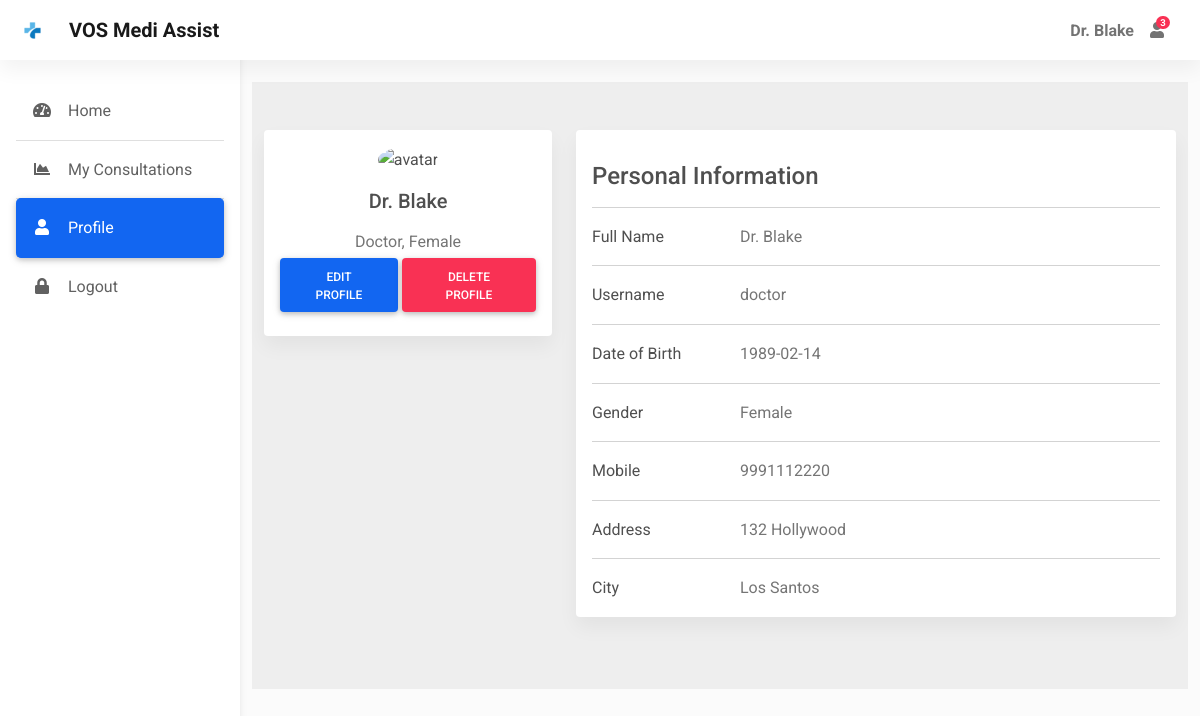
/profile (signed in), run on an earlier commit of the app's database.
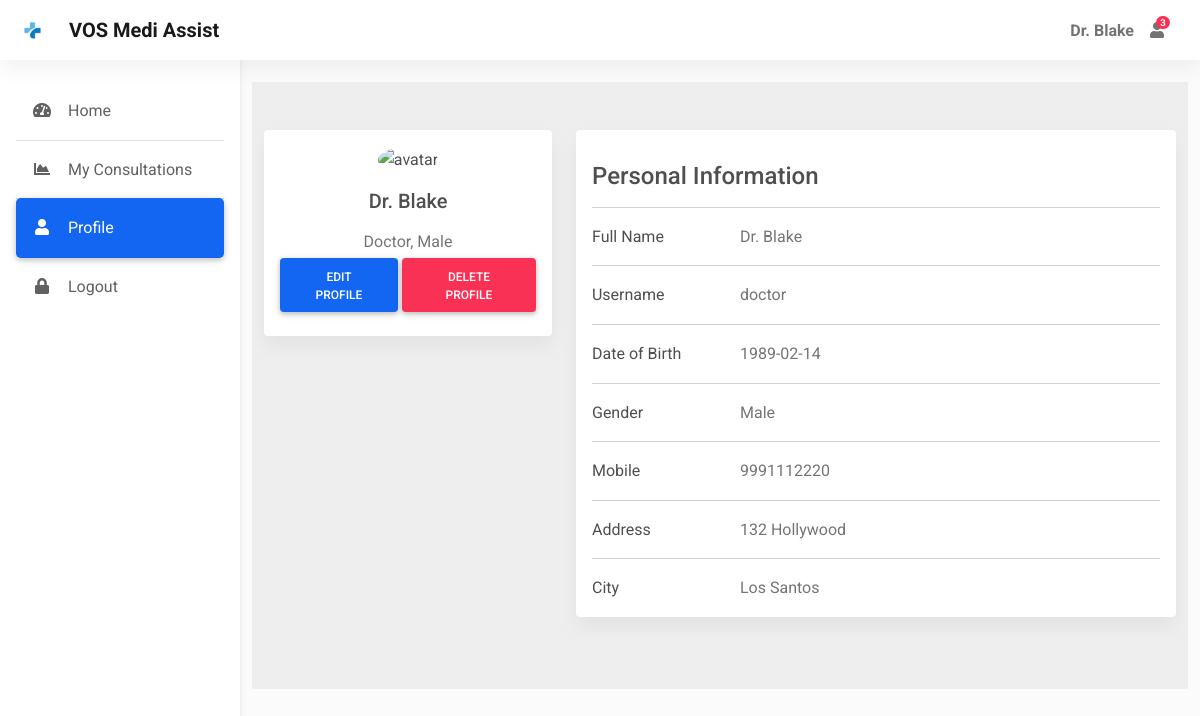
And on a later commit of the database.
### app.py (models this page shows)
class User(db.Model, UserMixin):
    id = db.Column(db.Integer, primary_key=True)
    username = db.Column(db.String(50), nullable=False, unique=True)
    password = db.Column(db.String(50), nullable=False)
    name = db.Column(db.String(50), nullable=False)
    address = db.Column(db.String(80))
    city = db.Column(db.String(30))
    dob = db.Column(db.Date, nullable=False)
    gender = db.Column(db.String(10), nullable=False)
    is_doctor = db.Column(db.Boolean, default=False, nullable=False)
    mobile = db.Column(db.Integer)

### app.py (the view)
@app.route("/profile", methods=['GET', 'POST'])
@login_required
def profile():
    return render_template("profile.html")

### app.py (called while the page is built)
@login_manager.user_loader
def load_user(user_id):
    return User.query.get(int(user_id))

@app.context_processor
def inject_datetime():
    return dict(datetime=datetime)

### templates/profile.html (shortened to what this page needs)
{% extends "dashboard.html" %}
{% block main %}
<div class="container pt-4">
      <section style="background-color: #eee;">
        <div class="container py-5">
          <div class="row">
            <div class="col-lg-4">
              <div class="card mb-4">
                <div class="card-body text-center">
                  <img src="https://mdbcdn.b-cdn.net/img/Photos/new-templates/bootstrap-chat/ava3.webp" alt="avatar"
                    class="rounded-circle img-fluid" style="width: 150px;">
                  <h5 class="my-3">{{ current_user.name }}</h5>
                  {% if current_user.is_doctor %}
                    <p class="text-muted mb-1">Doctor, {{ current_user.gender }}</p>
                  {% else %}
                    <p class="text-muted mb-1">Patient, {{ current_user.gender }}</p>
                    <p class="text-muted mb-4">{{ current_user.address }}</p>
                  {% endif %}
                  <div class="d-flex justify-content-center mb-2">
                    <a href="{{ url_for('edit_profile') }}" class="btn btn-primary">Edit Profile</a>
                    <button type="button" class="btn btn-danger ms-1">Delete Profile</button>
                  </div>
                </div>
              </div>
            </div>
            <div class="col-lg-8">
              <div class="card mb-4">
                <div class="card-body">
                    <h4 class="my-3">Personal Information</h4>
                    <hr>
                    <div class="row">
                        <div class="col-sm-3">
                        <p class="mb-0">Full Name</p>
                        </div>
                        <div class="col-sm-9">
                        <p class="text-muted mb-0">{{ current_user.name }}</p>
                        </div>
                    </div>
                    <hr>
                    <div class="row">
                        <div class="col-sm-3">
                        <p class="mb-0">Username</p>
                        </div>
                        <div class="col-sm-9">
                        <p class="text-muted mb-0">{{ current_user.username }}</p>
                        </div>
                    </div>
                    <hr>
                    <div class="row">
                        <div class="col-sm-3">
                        <p class="mb-0">Date of Birth</p>
                        </div>
                        <div class="col-sm-9">
                        <p class="text-muted mb-0">{{ current_user.dob }}</p>
                        </div>
                    </div>
                    <hr>
                    <div class="row">
                        <div class="col-sm-3">
                        <p class="mb-0">Gender</p>
                        </div>
                        <div class="col-sm-9">
                        <p class="text-muted mb-0">{{ current_user.gender }}</p>
                        </div>
                    </div>
                    <hr>
                    <div class="row">
                        <div class="col-sm-3">
                        <p class="mb-0">Mobile</p>
                        </div>
                        <div class="col-sm-9">
                        <p class="text-muted mb-0">{{ current_user.mobile }}</p>
                        </div>
                    </div>
                    <hr>
                    <div class="row">
                        <div class="col-sm-3">
                        <p class="mb-0">Address</p>
                        </div>
                        <div class="col-sm-9">
                        <p class="text-muted mb-0">{{ current_user.address }}</p>
                        </div>
                    </div>
                    <hr>
                    <div class="row">
                        <div class="col-sm-3">
                        <p class="mb-0">City</p>
                        </div>
                        <div class="col-sm-9">
                        <p class="text-muted mb-0">{{ current_user.city }}</p>
                        </div>
                    </div>
                </div>
              </div>
            </div>
          </div>
        </div>
      </section>
</div>
{% endblock %}

### templates/dashboard.html (shortened to what this page needs)
<!DOCTYPE html>
<html lang="en">
<head>
  <link rel="stylesheet" href="https://use.fontawesome.com/releases/v5.11.2/css/all.css" />
  <link rel="stylesheet" href="{{ url_for('static', filename='css/mdb.min.css') }}" />
  <link rel="stylesheet"  href="{{ url_for('static', filename='css/admin.css') }}"/>
</head>
<body>
  <header>
    <nav id="sidebarMenu" class="collapse d-lg-block sidebar collapse bg-white">
      <div class="position-sticky">
        <div class="list-group list-group-flush mx-3 mt-4">
          <a href="{{ url_for('home') }}" class="list-group-item list-group-item-action py-3 ripple {% if request.endpoint == 'home' %}active{% endif %}" aria-current="true">
            <i class="fas fa-tachometer-alt fa-fw me-3"></i><span>Home</span>
          </a>
          {% if current_user.is_doctor %}
          <a href="{{ url_for('myappointments') }}" class="list-group-item list-group-item-action py-3 ripple {% if request.endpoint == 'myappointments' %}active{% endif %}">
            <i class="fas fa-chart-area fa-fw me-3"></i><span>My Consultations</span>
          </a>
          {% endif %}
          <a href="{{ url_for('profile') }}" class="list-group-item list-group-item-action py-3 ripple {% if request.endpoint == 'profile' %}active{% endif %}"><i
              class="fas fa-user fa-fw me-3"></i><span>Profile</span></a>
          <a href="{{ url_for('logout') }}" class="list-group-item list-group-item-action py-3 ripple">
            <i class="fas fa-lock fa-fw me-3"></i><span>Logout</span>
          </a>
        </div>
      </div>
    </nav>
    <nav id="main-navbar" class="navbar navbar-expand-lg navbar-light bg-white fixed-top">
      <div class="container-fluid">
        <a class="navbar-brand d-flex align-items-center fw-bold" href="/"><img class="d-inline-block me-3" " src="{{ url_for('static', filename='img/icons/logo.png') }}" alt="" />VOS Medi Assist</a>
        <ul class="navbar-nav ms-auto d-flex flex-row">
            <li>
                <a class="nav-link me-3 me-lg-0 d-flex align-items-center fw-bold" href="#">{{ current_user.name }}</a>
            </li>
          <li class="nav-item dropdown">
            <a class="nav-link me-3 me-lg-0 dropdown-toggle hidden-arrow" href="#" id="navbarDropdownMenuLink"
              role="button" data-mdb-toggle="dropdown" aria-expanded="false">
              <i class="fas fa-user"></i>
              <span class="badge rounded-pill badge-notification bg-danger">3</span>
            </a>
          </li>
          <li class="nav-item dropdown">
            <a class="nav-link dropdown-toggle hidden-arrow d-flex align-items-center" href="#"
              id="navbarDropdownMenuLink" role="button" data-mdb-toggle="dropdown" aria-expanded="false">
            </a>
          </li>
        </ul>
      </div>
    </nav>
  </header>
  <main style="margin-top: 58px">
    {% block main %}
    {% endblock %}
  </main>
</body>
</html>

### static/css/admin.css (style rules this page uses)
body { background-color: #fbfbfb; }
@media (min-width: 991.98px) { main { padding-left: 240px; } }
.sidebar { position: fixed; top: 0; bottom: 0; left: 0; padding: 58px 0 0; box-shadow: 0 2px 5px 0 rgb(0 0 0 / 5%), 0 2px 10px 0 rgb(0 0 0 / 5%); width: 240px; z-index: 600; }
.sidebar .active { border-radius: 5px; box-shadow: 0 2px 5px 0 rgb(0 0 0 / 16%), 0 2px 10px 0 rgb(0 0 0 / 12%); }

What changed in the data, as far as the page shows it:
changed User "Dr. Blake": gender "Female" → "Male"
